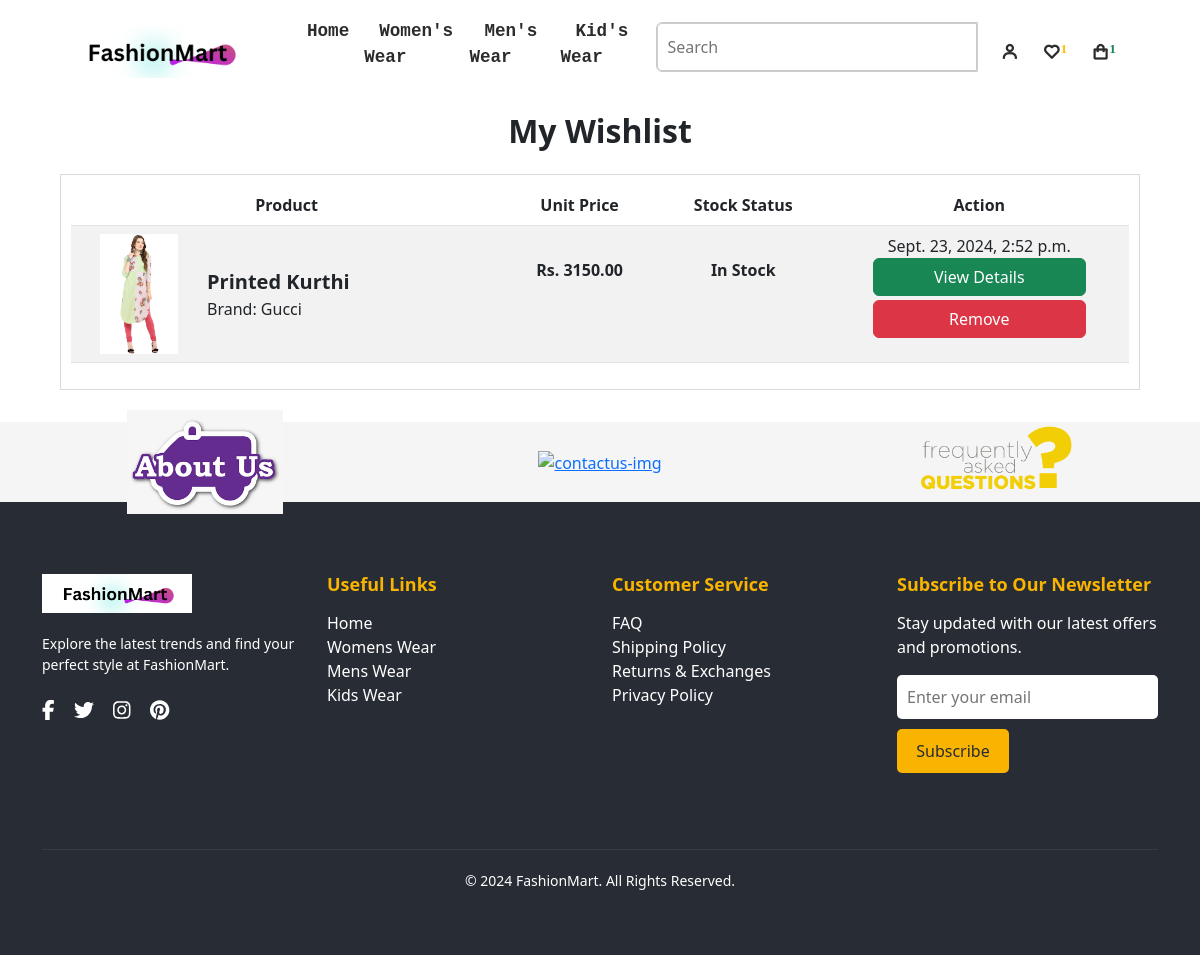
Screenshot of /wishlist-details/ (signed in) with the database file from the repository.
### myeSite/models.py (models this page shows, shortened)
class Wishlist(models.Model):
    user = models.ForeignKey(User, on_delete=models.CASCADE)
    product = models.ForeignKey(Product, on_delete=models.CASCADE)
    added_date = models.DateTimeField(default=timezone.now)

class Product(models.Model):
    name = models.CharField(max_length=255)
    code = models.CharField(max_length=8, default='361SVT', blank=True, null=True)
    description = models.TextField()
    stock_status = models.CharField(max_length=50, default='In Stock')
    old_price = models.DecimalField(max_digits=10, decimal_places=2, default=500,  null=True, blank=True)
    new_price = models.DecimalField(max_digits=10, decimal_places=2, default=400, null=False, blank=False)
    discount_price = models.DecimalField(max_digits=10, decimal_places=2, default=100,  null=True, blank=True)
    brand = models.ForeignKey(Brand, on_delete=models.CASCADE)
    category = models.ForeignKey(Category, on_delete=models.CASCADE)
    subcategory = models.ForeignKey(Subcategory, on_delete=models.CASCADE)
    image = models.ImageField(upload_to='product_images/')
    sizes = models.ManyToManyField(Size)
    isnew = models.BooleanField(default=False)
    is_featured = models.BooleanField(default=False)
    search_keywords = models.CharField(max_length=100, blank=True, null=True, default="search_keyword_here")

class Brand(models.Model):
    name = models.CharField(max_length=255)

### myeSite/views.py (the view)
# urls.py: path('wishlist-details/', views.wishlistDetail, name='wishlistdetail'),
def wishlistDetail(request):
    user = request.user
    wishlisted_items = Wishlist.objects.filter(user=user)
    return render(request, 'myeSite/cart_and_wishlist/wishlist.html', {'wishlisted_items':wishlisted_items})

### myeSite/context_processors.py (called while the page is built)
def categories_processor(request):
    categories = Category.objects.all().prefetch_related('subcategories')
    return {'categories': categories}

def wishlist_item_count(request):
    if request.user.is_authenticated:
        wishlist_item_count = Wishlist.objects.filter(user=request.user).count()
    else:
        wishlist_item_count = 0
    return {'wishlist_item_count': wishlist_item_count}

### myeSite/templates/myeSite/cart_and_wishlist/wishlist.html (shortened to what this page needs)
{% extends "main.html" %}
{% load static %}
{% block wishlist %}
    <div class="wishlist-container">
        <h2 class="fs-2 text-center fw-bold mb-4">My Wishlist</h2>
        {% if wishlisted_items %}
        <div class="wishlist-detail">
            <table class="table table-striped text-center">
                <thead>
                    <tr>
                        <th>Product</th>
                        <th>Unit Price</th>
                        <th>Stock Status</th>
                        <th>Action</th>
                    </tr>
                </thead>
                <tbody>
                    {% for wishlistitem in wishlisted_items %}
                        <tr>
                            <td>
                                <div class="product_image d-flex align-items-center">
                                    <img src="{{wishlistitem.product.image.url}}" alt="" class="ms-0 me-2">
                                    <div class="image_info">
                                        <p class="mb-0 m-0 fs-5 fw-semibold text-start">{{wishlistitem.product.name}}</p>
                                        <p class="mb-0 m-0 fw-light text-start">Brand: {{wishlistitem.product.brand.name}}</p>
                                    </div>
                                </div>
                            </td>
                            <td>
                                <div class="product_price">
                                    <p class="mb-0 mt-4 fw-bold">Rs. {{wishlistitem.product.new_price}}</p>
                                </div>
                            </td>
                            <td>
                                <div class="product_price">
                                    <p class="mb-0 mt-4 fw-bold">{{wishlistitem.product.stock_status}}</p>
                                </div>
                            </td>
                            <td>
                                    <p class="mb-0">{{wishlistitem.added_date}}</p>
                                    <button type="submit" class="btn btn-success w-75 mb-1 wishlistLinkButton"><a href="{% url 'itemsDetail' wishlistitem.product.id %}">View Details</a></button>
                                <form method="post" action="{% url 'remove_from_wishlist' %}">
                                    <button type="submit" class="btn btn-danger w-75 mt-0">Remove</button>
                                </form>
                            </td>
                        </tr>
                    {% endfor %}
                </tbody>
            </table>
        </div>
        {% else %}
            <p class="fs-4 fw-bold text-danger text-center mb-5">Your wishlist is empty.</p>
            <p>Explore our collection and add items to your wishlist.</p>
            <button class='w-25 bg bg-secondary'><a href="{% url 'index' %}" id="browseProduct" class="text-light fw-bold">Browse Products</a></button>
        {% endif %}
    </div>
{% endblock %}

### myeSite/static/myeSite/css/style.css (style rules this page uses)
* { margin: 0; padding: 0; box-sizing: border-box; scroll-behavior: smooth; }
html, body { height: 100%; width: 100%; }
button { width: 7rem; padding: 10px; border: none; border-radius: 5px; }
.product_image img { height: 120px; width: 120px; object-fit: contain; margin-left: -8px; }
.wishlist-container { height: auto; width: 90%; margin-left: 5%; margin-top: 7rem; margin-bottom: 2rem; }
.wishlist-detail { border: 1px solid #dadada; height: auto; padding: 10px; }
.wishlistLinkButton a { text-decoration: none; color: #fff; }

### rows the page displays
Wishlist: product.image (picture), product.name "Printed Kurthi", product.brand.name "Gucci", product.new_price "3150.00", product.stock_status "In Stock", added_date "Sept. 23, 2024, 2:52 p.m."

### other values shown
{{ wishlist_item_count }} "1"
{{ request.cart_items|length }} "1"
